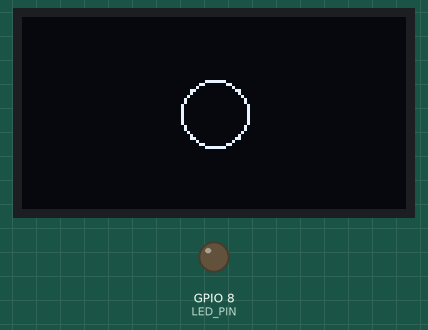
Recording of a sketch running on a simulated ESP32-C3. Shown: 128×64 one-colour display, output pins drawn as LEDs (lit = HIGH). Nothing arrives over Bluetooth unless stated; a phone connects over Bluetooth LE 3 s after start; what the sketch prints to the serial monitor is not drawn.

Above: at 0.9 s.
At 3.2 s:
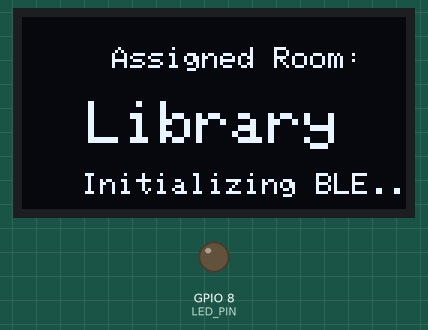
At 6.2 s:
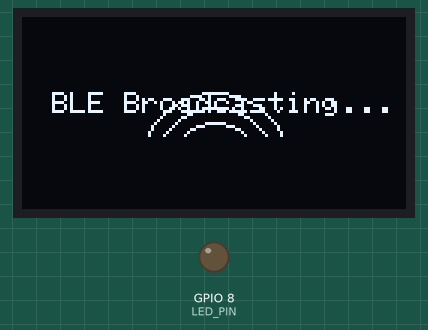
At 39.85 s:
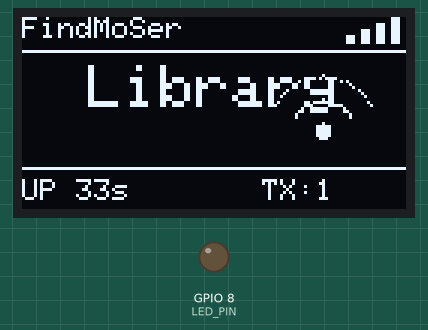
Timing chart, 0 to 40.0 s (numbered marks = the images above):
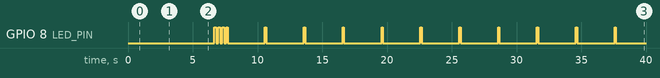

The sketch:

findmoser_beacon.ino
```cpp
/*
 * ═══════════════════════════════════════════════════════════════
 *  FindMoSer BLE Beacon — ESP32-C3 + 0.96" OLED Display
 *  Cebu Eastern College — IoT-Powered Faculty Locator
 * ═══════════════════════════════════════════════════════════════
 *
 *  Features:
 *  - BLE beacon broadcasting for faculty locator
 *  - 0.96" I2C OLED display with animations
 *  - Startup logo animation
 *  - Live radar/pulse animation showing BLE broadcast
 *  - Room name, uptime, and broadcast count display
 *
 *  WIRING (I2C OLED to ESP32-C3):
 *  ──────────────────────────────
 *  OLED VCC  →  3.3V
 *  OLED GND  →  GND
 *  OLED SDA  →  GPIO 4
 *  OLED SCL  →  GPIO 5
 *
 *  LIBRARIES NEEDED (install via Arduino Library Manager):
 *  ──────────────────────────────────────────────────────
 *  1. "Adafruit SSD1306" by Adafruit
 *  2. "Adafruit GFX Library" by Adafruit
 *
 *  BEACON NAME — Change line 58 for each room!
 *
 * ═══════════════════════════════════════════════════════════════
 */

#include <Wire.h>
#include <Adafruit_GFX.h>
#include <Adafruit_SSD1306.h>
#include <BLEDevice.h>
#include <BLEUtils.h>
#include <BLEServer.h>

// ─── OLED Configuration ───
#define SCREEN_WIDTH  128
#define SCREEN_HEIGHT 64
#define OLED_RESET    -1      // No reset pin
#define SCREEN_ADDR   0x3C    // I2C address (try 0x3D if not working)
#define SDA_PIN       4       // ESP32-C3 I2C SDA
#define SCL_PIN       5       // ESP32-C3 I2C SCL

// ─── BLE Configuration ───
// ╔═══════════════════════════════════════════════════════════╗
// ║  ⚠️  CHANGE THIS FOR EACH ESP32 BEACON!                  ║
// ║                                                           ║
// ║  Beacon 1: "FindMoSer_Library"                            ║
// ║  Beacon 2: "FindMoSer_DeanOffice"                         ║
// ║  Beacon 3: "FindMoSer_ComputerLab"                        ║
// ╚═══════════════════════════════════════════════════════════╝
#define BEACON_NAME     "FindMoSer_Library"
#define ROOM_LABEL      "Library"            // Short name for OLED display
#define ADV_INTERVAL_MS 500

// ─── LED ───
#define LED_PIN 8

// ─── Global Objects ───
Adafruit_SSD1306 display(SCREEN_WIDTH, SCREEN_HEIGHT, &Wire, OLED_RESET);
BLEServer* pServer = nullptr;
BLEAdvertising* pAdvertising = nullptr;

// Animation state
unsigned long startTime = 0;
unsigned long broadcastCount = 0;
int radarRadius = 0;
int radarFrame = 0;
unsigned long lastRadarUpdate = 0;
unsigned long lastDisplayUpdate = 0;

// ═══════════════════════════════════════════════════════════
//  BITMAP: FindMoSer Logo (16x16)
// ═══════════════════════════════════════════════════════════
static const unsigned char PROGMEM logo_bmp[] = {
  0b00000110, 0b01100000,
  0b00011111, 0b11111000,
  0b00111111, 0b11111100,
  0b01111111, 0b11111110,
  0b01111100, 0b00111110,
  0b11110000, 0b00001111,
  0b11100001, 0b10000111,
  0b11100011, 0b11000111,
  0b11100011, 0b11000111,
  0b11100001, 0b10000111,
  0b11110000, 0b00001111,
  0b01111100, 0b00111110,
  0b01111111, 0b11111110,
  0b00111111, 0b11111100,
  0b00011111, 0b11111000,
  0b00000110, 0b01100000,
};

// ═══════════════════════════════════════════════════════════
//  STARTUP ANIMATION
// ═══════════════════════════════════════════════════════════
void playStartupAnimation() {
  // Frame 1: Logo fade in (draw expanding circles)
  for (int r = 1; r <= 20; r += 2) {
    display.clearDisplay();
    display.drawCircle(64, 32, r, SSD1306_WHITE);
    display.display();
    delay(30);
  }

  // Frame 2: Show logo
  display.clearDisplay();
  display.drawBitmap(56, 8, logo_bmp, 16, 16, SSD1306_WHITE);
  display.setTextSize(1);
  display.setTextColor(SSD1306_WHITE);
  display.setCursor(28, 30);
  display.print("FindMoSer");
  display.setCursor(10, 42);
  display.setTextSize(1);
  display.print("Faculty Locator");
  display.setCursor(8, 54);
  display.print("Cebu Eastern College");
  display.display();
  delay(2000);

  // Frame 3: Room name reveal
  display.clearDisplay();
  display.setTextSize(1);
  display.setCursor(30, 10);
  display.print("Assigned Room:");
  display.setTextSize(2);

  // Center the room label
  int16_t x, y;
  uint16_t w, h;
  display.getTextBounds(ROOM_LABEL, 0, 0, &x, &y, &w, &h);
  display.setCursor((128 - w) / 2, 28);
  display.print(ROOM_LABEL);

  display.setTextSize(1);
  display.setCursor(20, 52);
  display.print("Initializing BLE...");
  display.display();
  delay(1500);

  // Frame 4: BLE ready
  display.clearDisplay();
  display.setTextSize(1);
  display.setCursor(10, 25);
  display.print("BLE Broadcasting...");
  // Draw expanding signal waves
  for (int i = 0; i < 3; i++) {
    for (int r = 5; r <= 25; r += 5) {
      display.drawCircle(64, 50, r, SSD1306_WHITE);
      display.display();
      delay(50);
    }
    delay(100);
    display.fillRect(0, 40, 128, 24, SSD1306_BLACK);
    display.display();
  }

  delay(500);
}

// ═══════════════════════════════════════════════════════════
//  DRAW RADAR PULSE ANIMATION
// ═══════════════════════════════════════════════════════════
void drawRadarPulse(int centerX, int centerY) {
  // Draw 3 expanding arcs to simulate a radar/BLE signal pulse
  for (int i = 0; i < 3; i++) {
    int r = (radarFrame + i * 8) % 24;
    if (r > 0) {
      // Draw arc (top-right quadrant only for signal wave look)
      for (int angle = -60; angle <= 60; angle += 5) {
        float rad = angle * 3.14159 / 180.0;
        int px = centerX + (int)(r * sin(rad));
        int py = centerY - (int)(r * cos(rad));
        if (px >= 0 && px < 128 && py >= 0 && py < 64) {
          display.drawPixel(px, py, SSD1306_WHITE);
        }
      }
    }
  }
}

// ═══════════════════════════════════════════════════════════
//  DRAW MAIN DISPLAY
// ═══════════════════════════════════════════════════════════
void drawMainDisplay() {
  display.clearDisplay();

  // ─── Top bar: "FindMoSer" + signal icon ───
  display.setTextSize(1);
  display.setTextColor(SSD1306_WHITE);
  display.setCursor(0, 0);
  display.print("FindMoSer");

  // Signal strength bars (top right)
  for (int i = 0; i < 4; i++) {
    int barHeight = 3 + i * 2;
    int barX = 108 + i * 5;
    display.fillRect(barX, 9 - barHeight, 3, barHeight, SSD1306_WHITE);
  }

  // Separator line
  display.drawLine(0, 11, 127, 11, SSD1306_WHITE);

  // ─── Room name (large) ───
  display.setTextSize(2);
  int16_t x, y;
  uint16_t w, h;
  display.getTextBounds(ROOM_LABEL, 0, 0, &x, &y, &w, &h);
  display.setCursor((128 - w) / 2, 16);
  display.print(ROOM_LABEL);

  // ─── BLE Radar animation (center area) ───
  drawRadarPulse(100, 38);

  // BLE icon dot (center of radar)
  display.fillCircle(100, 38, 2, SSD1306_WHITE);

  // ─── Bottom info bar ───
  display.drawLine(0, 50, 127, 50, SSD1306_WHITE);

  // Uptime
  unsigned long upSec = (millis() - startTime) / 1000;
  unsigned long hours = upSec / 3600;
  unsigned long mins = (upSec % 3600) / 60;
  unsigned long secs = upSec % 60;

  display.setTextSize(1);
  display.setCursor(0, 54);
  display.print("UP ");
  if (hours > 0) {
    display.print(hours);
    display.print("h ");
  }
  if (hours > 0 || mins > 0) {
    display.print(mins);
    display.print("m ");
  }
  display.print(secs);
  display.print("s");

  // Broadcast count (bottom right)
  display.setCursor(80, 54);
  display.print("TX:");
  display.print(broadcastCount);

  display.display();
}

// ═══════════════════════════════════════════════════════════
//  SETUP
// ═══════════════════════════════════════════════════════════
void setup() {
  Serial.begin(115200);
  delay(500);

  // Setup LED
  pinMode(LED_PIN, OUTPUT);
  digitalWrite(LED_PIN, LOW);

  // Initialize I2C for OLED
  Wire.begin(SDA_PIN, SCL_PIN);

  // Initialize OLED
  if (!display.begin(SSD1306_SWITCHCAPVCC, SCREEN_ADDR)) {
    Serial.println("[OLED] ❌ SSD1306 not found! Check wiring.");
    // Continue without display — BLE still works
  } else {
    Serial.println("[OLED] ✅ Display initialized");
    display.clearDisplay();
    display.display();
  }

  // Play startup animation
  playStartupAnimation();

  // Initialize BLE
  Serial.println("[BLE] Initializing...");
  Serial.print("[BLE] Beacon Name: ");
  Serial.println(BEACON_NAME);

  BLEDevice::init(BEACON_NAME);
  pServer = BLEDevice::createServer();
  BLEDevice::setPower(ESP_PWR_LVL_P9);

  pAdvertising = BLEDevice::getAdvertising();

  // The name is placed in both the advertisement and the scan response.
  // Some Android phones only expose advName when the scan response contains it.
  BLEAdvertisementData advertisementData;
  advertisementData.setName(BEACON_NAME);
  advertisementData.setFlags(0x06); // LE General Discoverable, BR/EDR not supported
  pAdvertising->setAdvertisementData(advertisementData);

  BLEAdvertisementData scanResponseData;
  scanResponseData.setName(BEACON_NAME);
  pAdvertising->setScanResponseData(scanResponseData);

  pAdvertising->setScanResponse(true);
  pAdvertising->setMinPreferred(0x06);
  pAdvertising->setMaxPreferred(0x12);

  uint16_t advInterval = (uint16_t)(ADV_INTERVAL_MS / 0.625);
  pAdvertising->setMinInterval(advInterval);
  pAdvertising->setMaxInterval(advInterval);

  BLEDevice::startAdvertising();
  Serial.println("[BLE] ✅ Beacon is broadcasting!");

  startTime = millis();

  // Flash LED 3 times
  for (int i = 0; i < 3; i++) {
    digitalWrite(LED_PIN, HIGH);
    delay(150);
    digitalWrite(LED_PIN, LOW);
    delay(150);
  }
}

// ═══════════════════════════════════════════════════════════
//  LOOP
// ═══════════════════════════════════════════════════════════
void loop() {
  unsigned long now = millis();

  // Update radar animation every 80ms
  if (now - lastRadarUpdate >= 80) {
    radarFrame = (radarFrame + 1) % 24;
    lastRadarUpdate = now;
  }

  // Refresh OLED display every 100ms
  if (now - lastDisplayUpdate >= 100) {
    drawMainDisplay();
    lastDisplayUpdate = now;
  }

  // LED heartbeat blink (quick flash every 3 seconds)
  static unsigned long lastBlink = 0;
  static bool ledOn = false;
  if (!ledOn && (now - lastBlink >= 2900)) {
    digitalWrite(LED_PIN, HIGH);
    ledOn = true;
    lastBlink = now;
  } else if (ledOn && (now - lastBlink >= 100)) {
    digitalWrite(LED_PIN, LOW);
    ledOn = false;
    lastBlink = now;
  }

  // Re-start advertising every 30 seconds + count broadcasts
  static unsigned long lastRestart = 0;
  if (now - lastRestart >= 30000) {
    BLEDevice::startAdvertising();
    broadcastCount++;
    lastRestart = now;

    Serial.print("[");
    Serial.print(now / 1000);
    Serial.print("s] Beacon '");
    Serial.print(BEACON_NAME);
    Serial.print("' broadcasting... (TX #");
    Serial.print(broadcastCount);
    Serial.println(")");
  }
}
```

Measured:
- by itself, GPIO 8 (LED_PIN): HIGH → LOW at 6.8 s, → HIGH 0.15 s later, → LOW 0.15 s later, → HIGH 0.15 s later, … (27 changes in this stretch)
- what the display in image 1 shows lasts 1.5 s, from 3.2 s to 4.7 s
- what the display in image 2 shows lasts 1.4 s, from 6.2 s to 7.6 s
